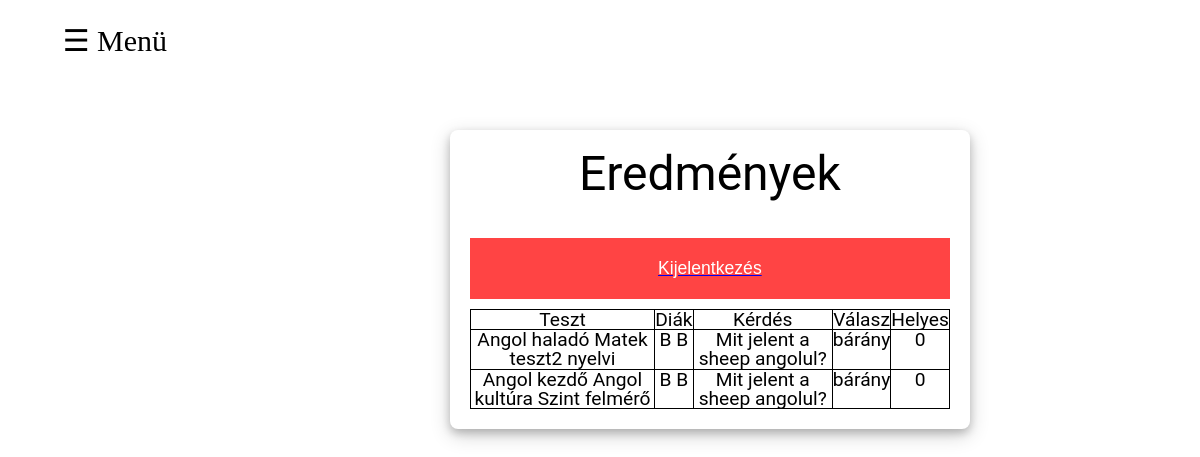
Screenshot of /admin/eredmenyek.php (signed in) with the database file from the repository.
### tables this page shows
CREATE TABLE IF NOT EXISTS `diakokvalaszai` (
  `id` int(11) NOT NULL AUTO_INCREMENT,
  `diakid` int(11) NOT NULL,
  `kerdesid` int(11) NOT NULL,
  `diakvalasza` varchar(500) NOT NULL,
  `helyes` bit(1) NOT NULL,
  PRIMARY KEY (`id`),
  KEY `diakid` (`diakid`),
  KEY `kerdesid` (`kerdesid`)
);

CREATE TABLE IF NOT EXISTS `tantargyak` (
  `tantargyid` int(11) NOT NULL AUTO_INCREMENT,
  `megnevezes` varchar(25) NOT NULL,
  PRIMARY KEY (`tantargyid`)
);

CREATE TABLE IF NOT EXISTS `tesztek` (
  `tesztid` int(11) NOT NULL AUTO_INCREMENT,
  `tantargyid` int(11) NOT NULL,
  `tema` varchar(50) NOT NULL,
  `megnevezes` varchar(50) NOT NULL,
  `aktiv` bit(1) NOT NULL DEFAULT b'0',
  PRIMARY KEY (`tesztid`),
  KEY `tanrargyId` (`tantargyid`)
);

CREATE TABLE IF NOT EXISTS `diakok` (
  `diakid` int(11) NOT NULL AUTO_INCREMENT,
  `osztalyid` int(11) NOT NULL,
  `vezeteknev` varchar(25) NOT NULL,
  `keresztnev` varchar(25) NOT NULL,
  `oktatasi_azon` bigint(11) NOT NULL COMMENT 'bejelentkezéshez',
  `jelszo` varchar(100) NOT NULL,
  PRIMARY KEY (`diakid`),
  UNIQUE KEY `oktatasi_azon` (`oktatasi_azon`),
  KEY `osztalyid` (`osztalyid`)
);

CREATE TABLE IF NOT EXISTS `kerdesek` (
  `kerdesid` int(11) NOT NULL AUTO_INCREMENT,
  `tesztid` int(11) NOT NULL,
  `tipus` int(11) NOT NULL,
  `szoveg` text NOT NULL,
  `szovegkep` varchar(100) NOT NULL,
  `kerdes` varchar(250) NOT NULL,
  `kerdeskep` varchar(100) NOT NULL,
  PRIMARY KEY (`kerdesid`),
  KEY `tesztid` (`tesztid`)
);

### admin/eredmenyek.php (the view, shortened to what this page needs)
<?php
require '..\kapcsolodas.php';
$sql="SELECT ta.megnevezes as tantargy,te.tema,te.megnevezes,d.vezeteknev,d.keresztnev,k.szoveg,k.szovegkep,k.kerdes,k.kerdeskep,dv.diakvalasza,dv.helyes FROM diakokvalaszai dv,tantargyak ta,tesztek te, diakok d, kerdesek k where dv.diakid=d.diakid and ta.tantargyid=te.tantargyid and k.kerdesid=dv.kerdesid";
?>
<!DOCTYPE html>
<html>
<head>
<link rel="stylesheet" type="text/css" href="../css/style.css">
</head>
<body>
    <div class="grid-kontener">
        <div id="main">
            <span id="kurzor" onclick="menuMegnyit()">&#9776; Menü</span>
        </div>
        <div class="kozpont">
            <div class="urlapkinezet">
                <h1>Eredmények</h1>
				<?php
				$lek=$conn->query($sql);
				if(mysqli_num_rows($lek)==0){echo "Jelenleg nincsenek megjelenítendő eredmények!" ;}
				else{
					echo "<table>";
					echo "<tr>";
					echo "<th> Teszt </th>";
					echo "<th> Diák </th>";
					echo "<th> Kérdés </th>";
					echo "<th> Válasz </th>";
					echo "<th> Helyes </th>";
					echo "</tr>";
					while($sor=$lek->fetch_array()){
						echo "<tr>";
						echo "<td>".$sor['tantargy']." ".$sor['tema']." ".$sor['megnevezes']."</td>";
						echo "<td>".$sor['vezeteknev']." ".$sor['keresztnev']."</td>";
						echo "<td>".$sor['szoveg']." ".$sor['kerdes']."</td>";
						echo "<td>".$sor['diakvalasza']."</td>";
						echo "<td>".$sor['helyes']."</td>";
						echo "</tr>";
					}
				}
				?>
                <div>
                    <a href="kijelentkezes.php"><button class="btn btn-danger gomb" name="logout" />Kijelentkezés</button></a>
                </div>
            </div>
        </div>
</body>
</html>

### css/style.css (style rules this page uses)
html, body, div, span, applet, object, iframe, h1, h2, h3, h4, h5, h6, p, blockquote, pre, a, abbr, acronym, address, big, cite, code, del, dfn, em, img, ins, kbd, q, s, samp, small, strike, strong, sub, sup, tt, var, b, u, i, center, dl, dt, dd, ol, ul, li, fieldset, form, label, legend, table, caption, tbody, tfoot, thead, tr, th, td, article, aside, canvas, details, embed, figure, figcaption, footer, header, hgroup, menu, nav, output, ruby, section, summary, time, mark, audio, video { margin: 0; padding: 0; border: 0; font-size: 100%; font: inherit; vertical-align: baseline; }
body { line-height: 1; }
table { border-collapse: collapse; border-spacing: 0; }
#kurzor { font-size: 30px; cursor: pointer; }
.grid-kontener { display: grid; grid-template-columns: auto auto auto auto auto auto; grid-gap: 10px; padding: 10px; }
.grid-kontener > div { text-align: center; padding: 20px 0; font-size: 30px; }
.kozpont { grid-area: 1 / 2 / 5 / 8; }
#main { -webkit-transition: margin-left .5s; transition: margin-left .5s; padding: 16px; }
.urlapkinezet { max-width: 40vw; padding: 10px 20px; background: white; margin: 100px auto; padding: 20px; border-radius: 8px; font-family: 'Roboto', sans-serif; box-shadow: 0 4px 8px 0 rgba(0, 0, 0, 0.2), 0 6px 20px 0 rgba(0, 0, 0, 0.19); font-size: 1.2rem; }
h1 { text-align: center; font-size: 3rem; margin-bottom: 2.5rem; }
.gomb { position: relative; display: block; padding: 20px 0; color: #FFF; margin: 0 auto; background: #ff4444; font-size: 18px; text-align: center; font-style: normal; width: 100%; margin-bottom: 10px; }
.btn { border-radius: 0px; border: 0; font-size:1.1rem; width: 100%; }
table, th, td { border: 1px solid black; }

### rows the page displays
diakokvalaszai: tantargyak.megnevezes "Angol haladó", tesztek.tema "Matek teszt2", tesztek.megnevezes "nyelvi", diakid.vezeteknev "B", diakid.keresztnev "B", kerdesid.kerdes "Mit jelent a sheep angolul?", diakvalasza "bárány", helyes "0", tantargyak.megnevezes "Angol kezdő", tesztek.tema "Angol kultúra", tesztek.megnevezes "Szint felmérő"
